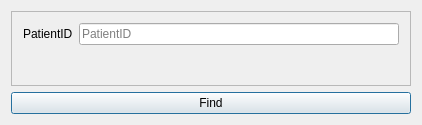
<?xml version="1.0" encoding="UTF-8"?>
<ui version="4.0">
 <class>FindPatietnDialog</class>
 <widget class="QDialog" name="FindPatietnDialog">
  <property name="geometry">
   <rect>
    <x>0</x>
    <y>0</y>
    <width>422</width>
    <height>125</height>
   </rect>
  </property>
  <property name="windowTitle">
   <string>FindPatietnDialog</string>
  </property>
  <layout class="QGridLayout" name="gridLayout">
   <item row="0" column="0">
    <widget class="QFrame" name="frame">
     <property name="frameShape">
      <enum>QFrame::StyledPanel</enum>
     </property>
     <property name="frameShadow">
      <enum>QFrame::Raised</enum>
     </property>
     <layout class="QFormLayout" name="formLayout">
      <item row="0" column="0">
       <widget class="QLabel" name="label">
        <property name="text">
         <string>PatientID</string>
        </property>
       </widget>
      </item>
      <item row="0" column="1">
       <widget class="QLineEdit" name="findPatientLineEdit">
        <property name="placeholderText">
         <string>PatientID</string>
        </property>
       </widget>
      </item>
     </layout>
    </widget>
   </item>
   <item row="1" column="0">
    <widget class="QPushButton" name="findPatientPushButton">
     <property name="text">
      <string>Find</string>
     </property>
    </widget>
   </item>
  </layout>
 </widget>
 <layoutdefault spacing="6" margin="11"/>
 <resources/>
 <connections/>
</ui>
